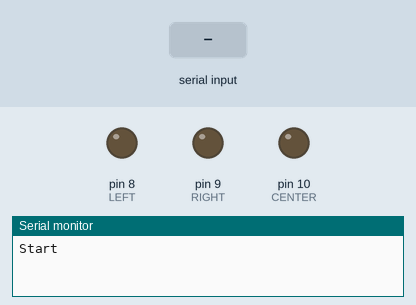
A sketch run on a simulated Arduino Uno, built with avr-gcc and run on an emulated ATmega328P. Parts: output pins drawn as LEDs (lit = HIGH), the last lines printed to the serial monitor. Inputs (shaded band) come from the test bench.

Above: at 1.2 s.
1.3 s: "1/90\n" received over the second serial link
At 1.7 s:
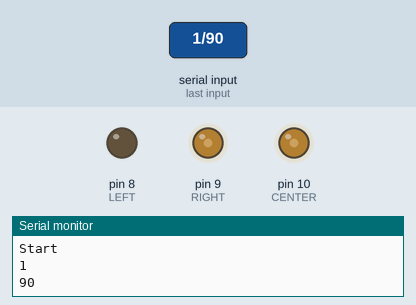
Timing chart, 0 to 4.3 s (numbered marks = the images above; inputs shaded):
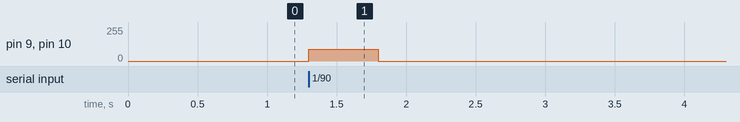

The sketch:

ring.ino
```cpp
#include <SoftwareSerial.h>

#define LEFT 8
#define RIGHT 9
#define CENTER 10

#define BT_RXD 6
#define BT_TXD 7
SoftwareSerial bluetooth(BT_RXD, BT_TXD);

void setup() {
  Serial.begin(9600);
  Serial.println("Start");
  bluetooth.begin(9600);
  pinMode(LEFT, OUTPUT);
  pinMode(RIGHT, OUTPUT);
  pinMode(CENTER, OUTPUT);
}

void loop() {
  if (bluetooth.available()) {
    // 문자열을 읽고 저장
    String readData = bluetooth.readStringUntil('\n');

    int separatorIndex = readData.indexOf('/');
    if (separatorIndex != -1) {
      // '/' 문자를 찾으면 분할
      String positionStr = readData.substring(0, separatorIndex);
      String powerStr = readData.substring(separatorIndex + 1);

      int position = positionStr.toInt();
      int power = powerStr.toInt();
      Serial.println(position);
      Serial.println(power);

      switch(position){
        case 0:
          analogWrite(CENTER, power);
          analogWrite(LEFT, power);
          break;
        case 1:
          analogWrite(CENTER, power);
          analogWrite(RIGHT, power);
          break;
        case 2:
          analogWrite(LEFT, power);
          break;
        case 3:
          analogWrite(RIGHT, power);
          break;
      }

      delay(500);
      analogWrite(LEFT, 0);
      analogWrite(RIGHT, 0);
      analogWrite(CENTER, 0);
    }
  }

  if (Serial.available()) {
    bluetooth.write(Serial.read());
  }
}
```

Measured:
- after the input at 1.3 s, pin 9 (RIGHT), pin 10 (CENTER): 0/255 → 90/255 at once, → 0/255 0.50 s later
